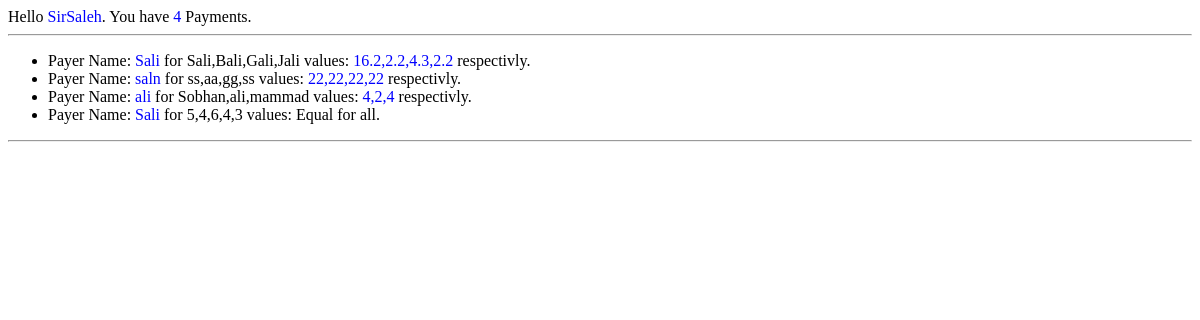
Page /dongycosts/list/ (signed in) on the earlier database version.
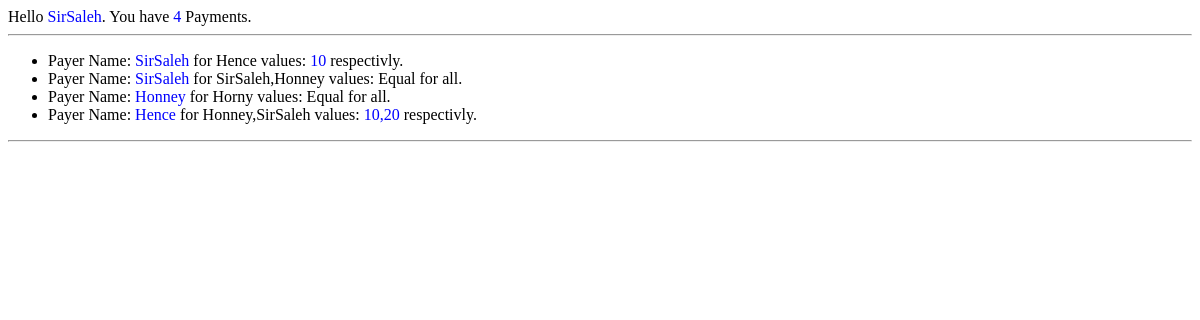
Same page on the later database version.
### dongycosts/models.py (models this page shows)
class costs (models.Model):
    CostId = models.AutoField(primary_key=True)
    UserName = models.ForeignKey(User)
    PayerName = models.CharField(max_length=20)
    FriendNames = models.CharField(max_length=20)
    FriendShare = models.CharField(max_length=1000,null=True,blank=True)
    CostAmount = models.FloatField()

### dongycosts/views.py (the view)
@login_required
def list_costs(request):
    CurrentUser = request.user
    username = CurrentUser.get_username()
    userid = User.objects.get(username=username)
    usercosts = costs.objects.filter(UserName=userid)
    NumberOfPayments = usercosts.__len__()
    list_data = {
        'NumberOfPayments':NumberOfPayments,
        'UserName':username,
        'usercosts':usercosts,
    }
    list_template = loader.get_template("lists.html")
    return HttpResponse(list_template.render(list_data,request))

### dongycosts/templates/lists.html (shortened to what this page needs)
{% extends "base.html" %}
{% block contents %}
  Hello <span style="color:blue;"> {{ UserName }}</span>. You have
    {% if NumberOfPayments == 0 %}
        <span style="color:red;"> No </span>
    {% else %}
        <span style="color:blue;"> {{ NumberOfPayments }} </span>
    {% endif %}
    Payments.
    <hr>
    <ul>
    {% for usercost in usercosts %}
      <li> Payer Name: <span style="color:blue;"> {{ usercost.PayerName }} </span> for  {{ usercost.FriendNames }} values:
        {% if usercost.FriendShare != None %}
          <span style="color:blue;"> {{ usercost.FriendShare }} </span> respectivly.
        {% else %}
          Equal for all.
        {% endif %}
      </li>
    {% endfor%}
    </ul>
    <hr>
{% endblock contents %}

### dongycosts/templates/base.html (shortened to what this page needs)
<!DOCTYPE html>
<html>
  <head>
  </head>
  <body>
    {% block contents %} {% endblock contents %}
  </body>
</html>

Differences in the rows shown:
removed costs: PayerName "Sali", FriendNames "Sali,Bali,Gali,Jali", FriendShare "16.2,2.2,4.3,2.2"
removed costs: PayerName "saln", FriendNames "ss,aa,gg,ss", FriendShare "22,22,22,22"
removed costs: PayerName "ali", FriendNames "Sobhan,ali,mammad", FriendShare "4,2,4"
removed costs: PayerName "Sali", FriendNames "5,4,6,4,3", shows "Equal for all."
added costs: PayerName "SirSaleh", FriendNames "Hence", FriendShare "10"
added costs: PayerName "SirSaleh", FriendNames "SirSaleh,Honney", shows "Equal for all."
added costs: PayerName "Honney", FriendNames "Horny", shows "Equal for all."
added costs: PayerName "Hence", FriendNames "Honney,SirSaleh", FriendShare "10,20"
